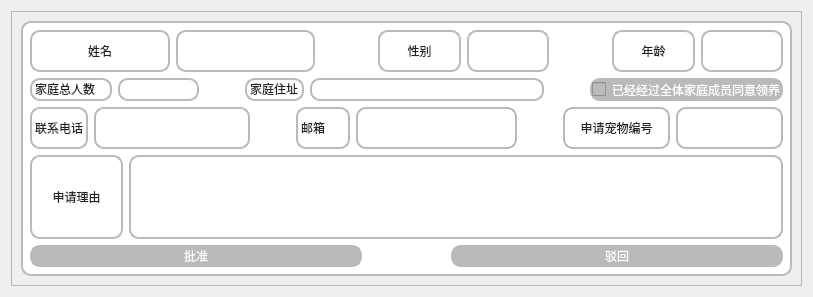
<?xml version="1.0" encoding="UTF-8"?>
<ui version="4.0">
 <class>Form</class>
 <widget class="QWidget" name="Form">
  <property name="geometry">
   <rect>
    <x>0</x>
    <y>0</y>
    <width>813</width>
    <height>297</height>
   </rect>
  </property>
  <property name="windowTitle">
   <string>Form</string>
  </property>
  <layout class="QHBoxLayout" name="horizontalLayout">
   <item>
    <widget class="QFrame" name="frame">
     <property name="styleSheet">
      <string notr="true"/>
     </property>
     <property name="frameShape">
      <enum>QFrame::StyledPanel</enum>
     </property>
     <property name="frameShadow">
      <enum>QFrame::Raised</enum>
     </property>
     <layout class="QHBoxLayout" name="horizontalLayout_15">
      <item>
       <widget class="QWidget" name="widget" native="true">
        <property name="styleSheet">
         <string notr="true">*{
	background-color: rgb(255, 255, 255);
	border:2px solid rgb(186,186,186);
	color: rgb(255, 254, 255);
	border-radius:10px

	


}</string>
        </property>
        <layout class="QVBoxLayout" name="verticalLayout" stretch="1,1,1,2,1">
         <item>
          <layout class="QHBoxLayout" name="horizontalLayout_11" stretch="5,1,3,1,3">
           <item>
            <layout class="QHBoxLayout" name="horizontalLayout_2">
             <item>
              <widget class="QLabel" name="label">
               <property name="text">
                <string>&lt;html&gt;&lt;head/&gt;&lt;body&gt;&lt;p&gt;&lt;span style=&quot; color:#222222;&quot;&gt;姓名&lt;/span&gt;&lt;/p&gt;&lt;/body&gt;&lt;/html&gt;</string>
               </property>
               <property name="alignment">
                <set>Qt::AlignCenter</set>
               </property>
              </widget>
             </item>
             <item>
              <widget class="QLabel" name="label_12">
               <property name="text">
                <string>TextLabel</string>
               </property>
              </widget>
             </item>
            </layout>
           </item>
           <item>
            <spacer name="horizontalSpacer">
             <property name="orientation">
              <enum>Qt::Horizontal</enum>
             </property>
             <property name="sizeHint" stdset="0">
              <size>
               <width>40</width>
               <height>20</height>
              </size>
             </property>
            </spacer>
           </item>
           <item>
            <layout class="QHBoxLayout" name="horizontalLayout_6">
             <item>
              <widget class="QLabel" name="label_6">
               <property name="text">
                <string>&lt;html&gt;&lt;head/&gt;&lt;body&gt;&lt;p&gt;&lt;span style=&quot; color:#222222;&quot;&gt;性别&lt;/span&gt;&lt;/p&gt;&lt;/body&gt;&lt;/html&gt;</string>
               </property>
               <property name="alignment">
                <set>Qt::AlignCenter</set>
               </property>
              </widget>
             </item>
             <item>
              <widget class="QLabel" name="label_13">
               <property name="text">
                <string>TextLabel</string>
               </property>
              </widget>
             </item>
            </layout>
           </item>
           <item>
            <spacer name="horizontalSpacer_2">
             <property name="orientation">
              <enum>Qt::Horizontal</enum>
             </property>
             <property name="sizeHint" stdset="0">
              <size>
               <width>40</width>
               <height>20</height>
              </size>
             </property>
            </spacer>
           </item>
           <item>
            <layout class="QHBoxLayout" name="horizontalLayout_8">
             <item>
              <widget class="QLabel" name="label_7">
               <property name="text">
                <string>&lt;html&gt;&lt;head/&gt;&lt;body&gt;&lt;p&gt;&lt;span style=&quot; color:#222222;&quot;&gt;年龄&lt;/span&gt;&lt;/p&gt;&lt;/body&gt;&lt;/html&gt;</string>
               </property>
               <property name="alignment">
                <set>Qt::AlignCenter</set>
               </property>
              </widget>
             </item>
             <item>
              <widget class="QLabel" name="label_14">
               <property name="text">
                <string>TextLabel</string>
               </property>
              </widget>
             </item>
            </layout>
           </item>
          </layout>
         </item>
         <item>
          <layout class="QHBoxLayout" name="horizontalLayout_10" stretch="2,0,4,2">
           <item>
            <layout class="QHBoxLayout" name="horizontalLayout_13">
             <item>
              <widget class="QLabel" name="label_9">
               <property name="text">
                <string>&lt;html&gt;&lt;head/&gt;&lt;body&gt;&lt;p&gt;&lt;span style=&quot; color:#222222;&quot;&gt;家庭总人数&lt;/span&gt;&lt;/p&gt;&lt;/body&gt;&lt;/html&gt;</string>
               </property>
              </widget>
             </item>
             <item>
              <widget class="QLabel" name="label_10">
               <property name="text">
                <string>TextLabel</string>
               </property>
              </widget>
             </item>
            </layout>
           </item>
           <item>
            <spacer name="horizontalSpacer_3">
             <property name="orientation">
              <enum>Qt::Horizontal</enum>
             </property>
             <property name="sizeHint" stdset="0">
              <size>
               <width>40</width>
               <height>20</height>
              </size>
             </property>
            </spacer>
           </item>
           <item>
            <layout class="QHBoxLayout" name="horizontalLayout_3" stretch="1,4,0">
             <item>
              <widget class="QLabel" name="label_2">
               <property name="text">
                <string>&lt;html&gt;&lt;head/&gt;&lt;body&gt;&lt;p&gt;&lt;span style=&quot; color:#222222;&quot;&gt;家庭住址&lt;/span&gt;&lt;/p&gt;&lt;/body&gt;&lt;/html&gt;</string>
               </property>
              </widget>
             </item>
             <item>
              <widget class="QLabel" name="label_11">
               <property name="text">
                <string>TextLabel</string>
               </property>
              </widget>
             </item>
             <item>
              <spacer name="horizontalSpacer_4">
               <property name="orientation">
                <enum>Qt::Horizontal</enum>
               </property>
               <property name="sizeHint" stdset="0">
                <size>
                 <width>40</width>
                 <height>20</height>
                </size>
               </property>
              </spacer>
             </item>
            </layout>
           </item>
           <item>
            <widget class="QCheckBox" name="checkBox">
             <property name="styleSheet">
              <string notr="true">background-color:rgb(186,186,186) ;
font: 9pt &quot;黑体&quot;;</string>
             </property>
             <property name="text">
              <string>已经经过全体家庭成员同意领养</string>
             </property>
            </widget>
           </item>
          </layout>
         </item>
         <item>
          <layout class="QHBoxLayout" name="horizontalLayout_12" stretch="1,0,1,0,1">
           <item>
            <layout class="QHBoxLayout" name="horizontalLayout_5" stretch="1,3">
             <item>
              <widget class="QLabel" name="label_4">
               <property name="text">
                <string>&lt;html&gt;&lt;head/&gt;&lt;body&gt;&lt;p&gt;&lt;span style=&quot; color:#222222;&quot;&gt;联系电话&lt;/span&gt;&lt;/p&gt;&lt;/body&gt;&lt;/html&gt;</string>
               </property>
              </widget>
             </item>
             <item>
              <widget class="QLabel" name="label_15">
               <property name="text">
                <string>TextLabel</string>
               </property>
              </widget>
             </item>
            </layout>
           </item>
           <item>
            <spacer name="horizontalSpacer_5">
             <property name="orientation">
              <enum>Qt::Horizontal</enum>
             </property>
             <property name="sizeHint" stdset="0">
              <size>
               <width>40</width>
               <height>20</height>
              </size>
             </property>
            </spacer>
           </item>
           <item>
            <layout class="QHBoxLayout" name="horizontalLayout_9" stretch="1,3">
             <item>
              <widget class="QLabel" name="label_8">
               <property name="text">
                <string>&lt;html&gt;&lt;head/&gt;&lt;body&gt;&lt;p&gt;&lt;span style=&quot; color:#222222;&quot;&gt;邮箱&lt;/span&gt;&lt;/p&gt;&lt;/body&gt;&lt;/html&gt;</string>
               </property>
              </widget>
             </item>
             <item>
              <widget class="QLabel" name="label_16">
               <property name="text">
                <string>TextLabel</string>
               </property>
              </widget>
             </item>
            </layout>
           </item>
           <item>
            <spacer name="horizontalSpacer_6">
             <property name="orientation">
              <enum>Qt::Horizontal</enum>
             </property>
             <property name="sizeHint" stdset="0">
              <size>
               <width>40</width>
               <height>20</height>
              </size>
             </property>
            </spacer>
           </item>
           <item>
            <layout class="QHBoxLayout" name="horizontalLayout_4">
             <item>
              <widget class="QLabel" name="label_3">
               <property name="text">
                <string>&lt;html&gt;&lt;head/&gt;&lt;body&gt;&lt;p&gt;&lt;span style=&quot; color:#222222;&quot;&gt;申请宠物编号&lt;/span&gt;&lt;/p&gt;&lt;/body&gt;&lt;/html&gt;</string>
               </property>
               <property name="alignment">
                <set>Qt::AlignCenter</set>
               </property>
              </widget>
             </item>
             <item>
              <widget class="QLabel" name="label_17">
               <property name="text">
                <string>TextLabel</string>
               </property>
              </widget>
             </item>
            </layout>
           </item>
          </layout>
         </item>
         <item>
          <layout class="QHBoxLayout" name="horizontalLayout_7" stretch="1,7">
           <item>
            <widget class="QLabel" name="label_5">
             <property name="text">
              <string>&lt;html&gt;&lt;head/&gt;&lt;body&gt;&lt;p&gt;&lt;span style=&quot; color:#222222;&quot;&gt;申请理由&lt;/span&gt;&lt;/p&gt;&lt;/body&gt;&lt;/html&gt;</string>
             </property>
             <property name="alignment">
              <set>Qt::AlignCenter</set>
             </property>
            </widget>
           </item>
           <item>
            <widget class="QLabel" name="label_18">
             <property name="text">
              <string>TextLabel</string>
             </property>
            </widget>
           </item>
          </layout>
         </item>
         <item>
          <layout class="QHBoxLayout" name="horizontalLayout_14" stretch="4,1,4">
           <item>
            <widget class="QPushButton" name="pushButton">
             <property name="styleSheet">
              <string notr="true">background-color: rgb(186,186,186);</string>
             </property>
             <property name="text">
              <string>批准</string>
             </property>
            </widget>
           </item>
           <item>
            <spacer name="horizontalSpacer_7">
             <property name="orientation">
              <enum>Qt::Horizontal</enum>
             </property>
             <property name="sizeHint" stdset="0">
              <size>
               <width>40</width>
               <height>20</height>
              </size>
             </property>
            </spacer>
           </item>
           <item>
            <widget class="QPushButton" name="pushButton_2">
             <property name="styleSheet">
              <string notr="true">background-color: rgb(186,186,186);</string>
             </property>
             <property name="text">
              <string>驳回</string>
             </property>
            </widget>
           </item>
          </layout>
         </item>
        </layout>
       </widget>
      </item>
     </layout>
    </widget>
   </item>
  </layout>
 </widget>
 <resources/>
 <connections/>
</ui>
